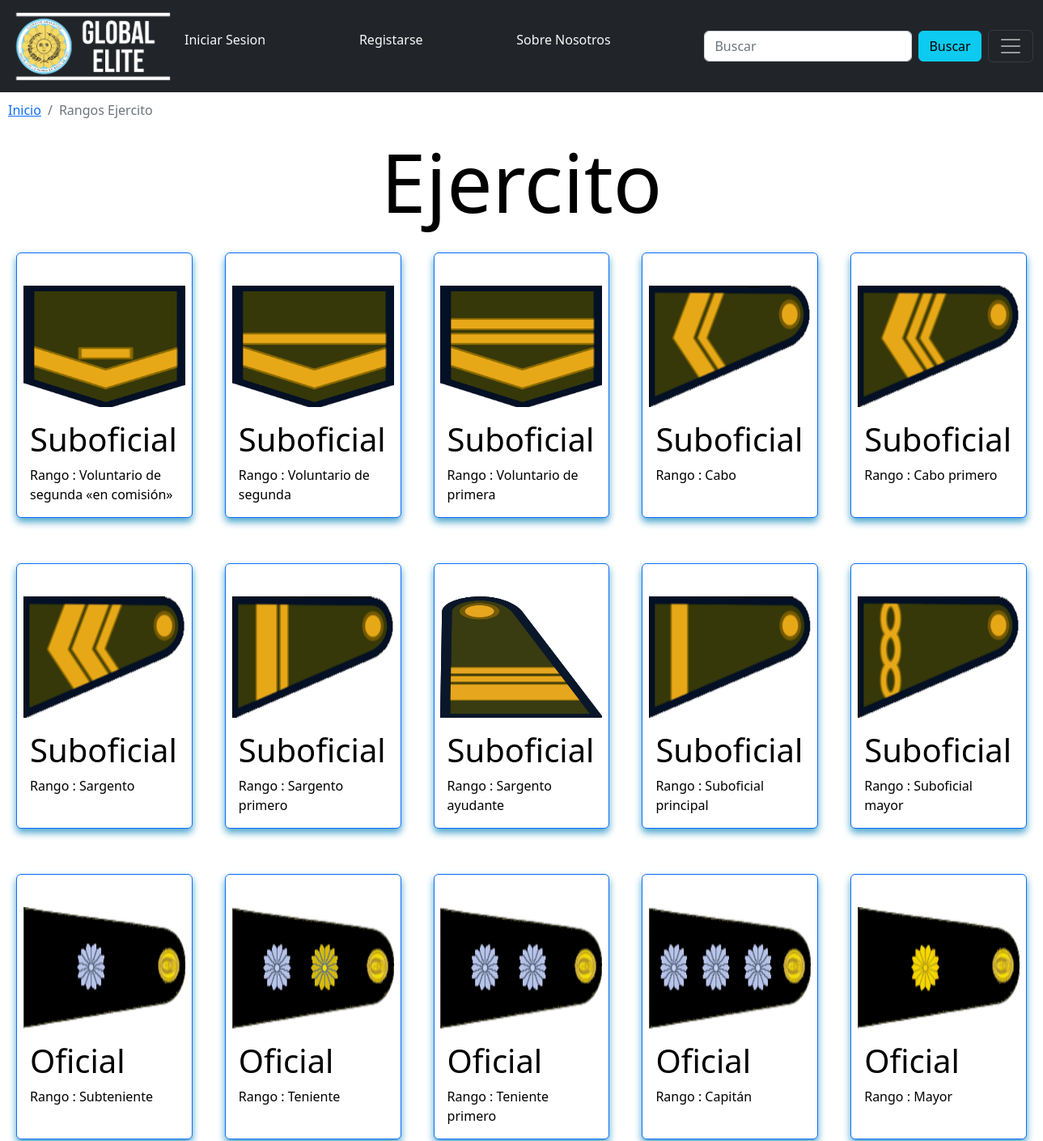
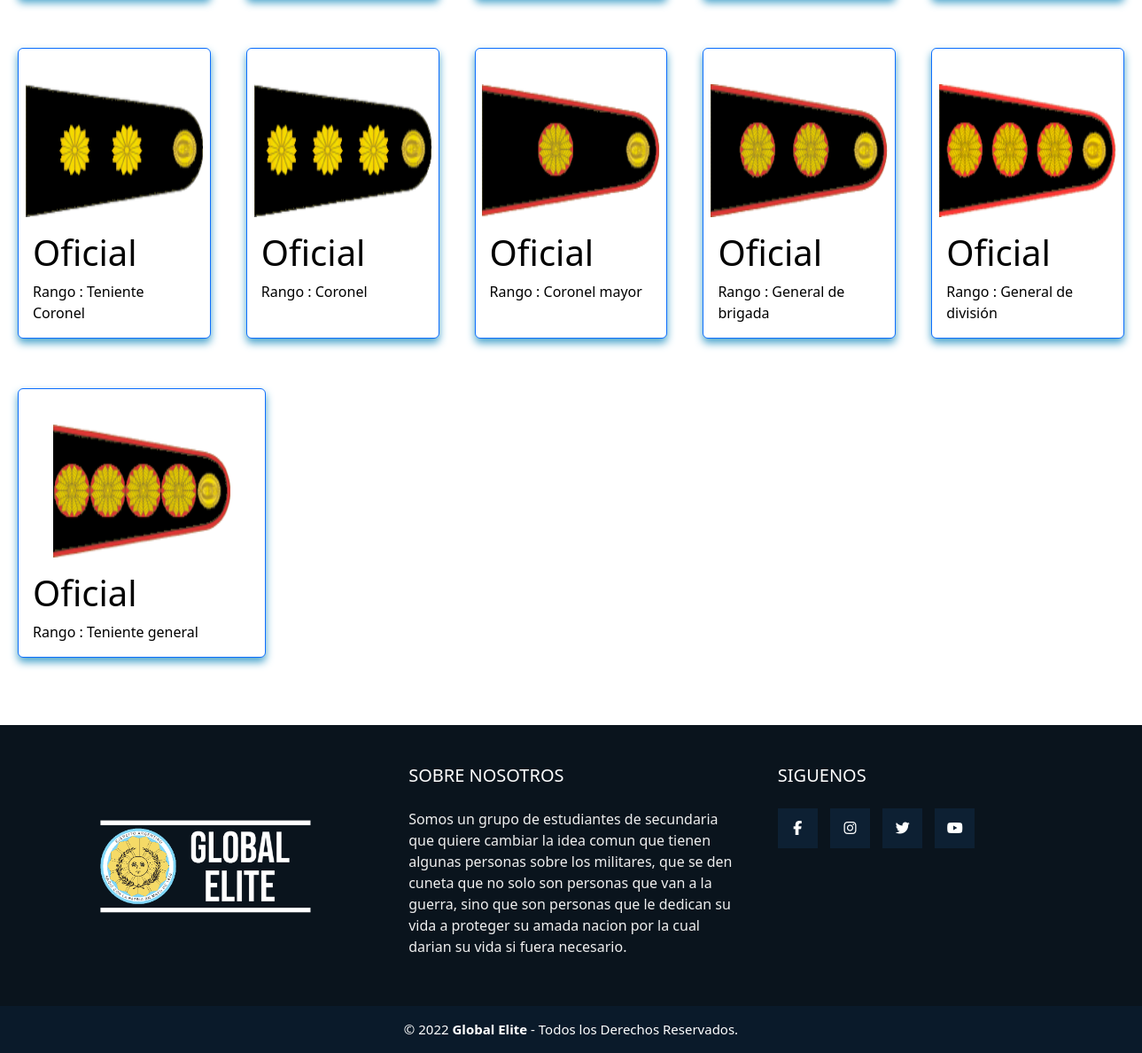
The page /rangos_ejercito.php?division=Ejercito on the database its author committed (2 pictures, top to bottom).
### tables this page shows
CREATE TABLE IF NOT EXISTS `rangos` (
`id_rango` int(10) unsigned NOT NULL,
  `rango` varchar(50) NOT NULL,
  `division` varchar(50) NOT NULL,
  `Oficial_Suboficial` varchar(50) NOT NULL
);

### rangos_ejercito.php (called while the page is built, shortened)
<?php
require_once "includes/config.php";
$sql = "SELECT rango, Oficial_Suboficial, division FROM rangos WHERE division = '".$_GET['division']."'";
$res = mysqli_query($conn, $sql);
$dou = mysqli_fetch_all($res,MYSQLI_ASSOC);
require_once "vistas/layout.php";
?>

### vistas/rangos_ejercito.php (the view, shortened to what this page needs)
<div style="color:black;"> <?php
                            if ($dou[0]["division"] == "Ejercito") {
                                $a = "Ejercito";
                            }
                            ?>
    <nav aria-label="breadcrumb">
        <ol class="breadcrumb" style="margin-top: 10px; margin-left: 10px;">
            <li class="breadcrumb-item"><a href="index.php">Inicio</a></li>
            <li class="breadcrumb-item active" aria-current="page">Rangos <?php echo $a  ?></li>
        </ol>
    </nav>
    <h1 style=" text-align: center; font-size:100px;"><?php echo $a  ?></h1>
    <?php for ($i = 0; $i < count($dou); $i++) { ?>
        <?php if ($i == 0 || $i % 5 == 0) {
            if ($i != 0) { ?>
</div>
<?php } ?>
<?php if ($dou[$i]["Oficial_Suboficial"] == "Suboficial") {
                $o = "suboficial"; ?>
<?php } ?>
<div class="rangos1234 " style="display:flex; "> <?php } ?>
<div class="card-group" style="width: 320px;   padding-bottom: 20px;">
    <div class="card border-primary mb-3">
        <?php if ($dou[$i]["Oficial_Suboficial"] == "Oficial") {
            $o = "oficial"; ?>
        <?php } ?>
        <div style="text-align:center ;">
            <?php require_once "includes/config.php";
            $py = $dou[$i]['rango'];
            echo  '<img style=" margin-top: 40px; width:200px; height:150px;" src="img/rangos/' . $dou[$i]['division'] . '/' . $o . '/' . $py . '.png" > '; ?>
        </div>
        <div class="card-body">
            <h5 class="card-title"><strong><?php if ($dou[$i]["Oficial_Suboficial"] == "Suboficial") {
                                                $o = "suboficial"; ?>
                        <h1>Suboficial</h1> <?php } ?> <?php if ($dou[$i]["Oficial_Suboficial"] == "Oficial") {
                                                            $o = "oficial"; ?>
                        <h1>Oficial</h1> <?php } ?>
                </strong></h5>
            <p class="card-text">Rango : <?php echo $dou[$i]["rango"]; ?></p>
        </div>
    </div>
</div>
<br> <?php } ?>
</div>

### css/layout.css (style rules this page uses)
* { margin: 0; padding: 0; box-sizing: border-box; }
.card { margin: 20px; overflow: hidden; cursor: default; box-shadow: 0 5px 10px rgb(73, 164, 203, 2.4); }

### rows shown on the page
rangos: division "Ejercito", division+rango (picture), rango "Voluntario de segunda «en comisión»"
rangos: division+rango (picture), rango "Voluntario de segunda"
rangos: division+rango (picture), rango "Voluntario de primera"
rangos: division+rango (picture), rango "Cabo"
rangos: division+rango (picture), Oficial_Suboficial "Suboficial", rango "Cabo primero"
rangos: division+rango (picture), rango "Sargento"
rangos: division+rango (picture), rango "Sargento primero"
rangos: division+rango (picture), rango "Sargento ayudante"
rangos: division+rango (picture), rango "Suboficial principal"
rangos: division+rango (picture), Oficial_Suboficial "Suboficial", rango "Suboficial mayor"
rangos: division+rango (picture), Oficial_Suboficial "Oficial", rango "Subteniente"
rangos: division+rango (picture), Oficial_Suboficial "Oficial", rango "Teniente"
rangos: division+rango (picture), Oficial_Suboficial "Oficial", rango "Teniente primero"
rangos: division+rango (picture), Oficial_Suboficial "Oficial", rango "Capitán"
rangos: division+rango (picture), Oficial_Suboficial "Oficial", rango "Mayor"
rangos: division+rango (picture), Oficial_Suboficial "Oficial", rango "Teniente Coronel"
rangos: division+rango (picture), Oficial_Suboficial "Oficial", rango "Coronel"
rangos: division+rango (picture), Oficial_Suboficial "Oficial", rango "Coronel mayor"
rangos: division+rango (picture), Oficial_Suboficial "Oficial", rango "General de brigada"
rangos: division+rango (picture), Oficial_Suboficial "Oficial", rango "General de división"
rangos: division+rango (picture), Oficial_Suboficial "Oficial", rango "Teniente general"
